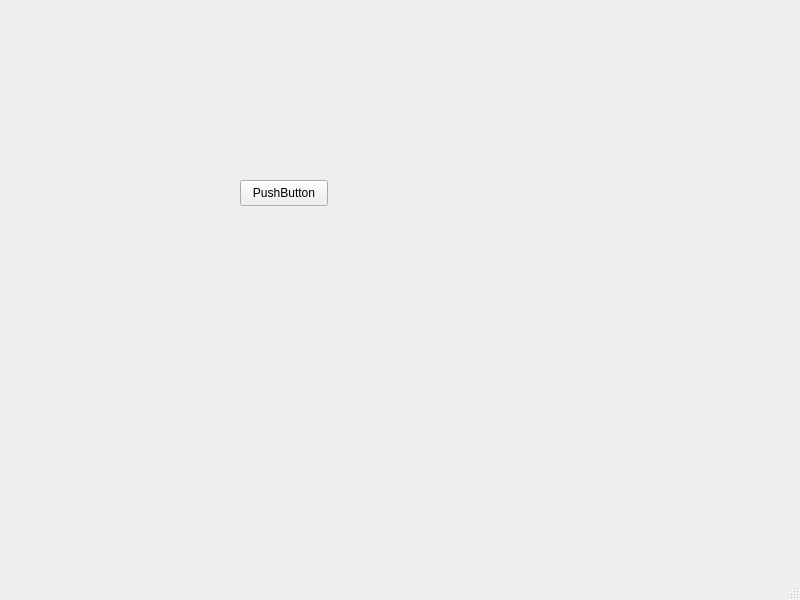
<?xml version="1.0" encoding="UTF-8"?>
<ui version="4.0">
 <class>MainWindow</class>
 <widget class="QMainWindow" name="MainWindow">
  <property name="geometry">
   <rect>
    <x>0</x>
    <y>0</y>
    <width>800</width>
    <height>600</height>
   </rect>
  </property>
  <property name="windowTitle">
   <string>MainWindow</string>
  </property>
  <widget class="QWidget" name="centralwidget">
   <widget class="QPushButton" name="pushButton">
    <property name="geometry">
     <rect>
      <x>240</x>
      <y>180</y>
      <width>88</width>
      <height>26</height>
     </rect>
    </property>
    <property name="text">
     <string>PushButton</string>
    </property>
   </widget>
  </widget>
  <widget class="QMenuBar" name="menubar">
   <property name="geometry">
    <rect>
     <x>0</x>
     <y>0</y>
     <width>800</width>
     <height>23</height>
    </rect>
   </property>
  </widget>
  <widget class="QStatusBar" name="statusbar"/>
 </widget>
 <resources/>
 <connections/>
</ui>
